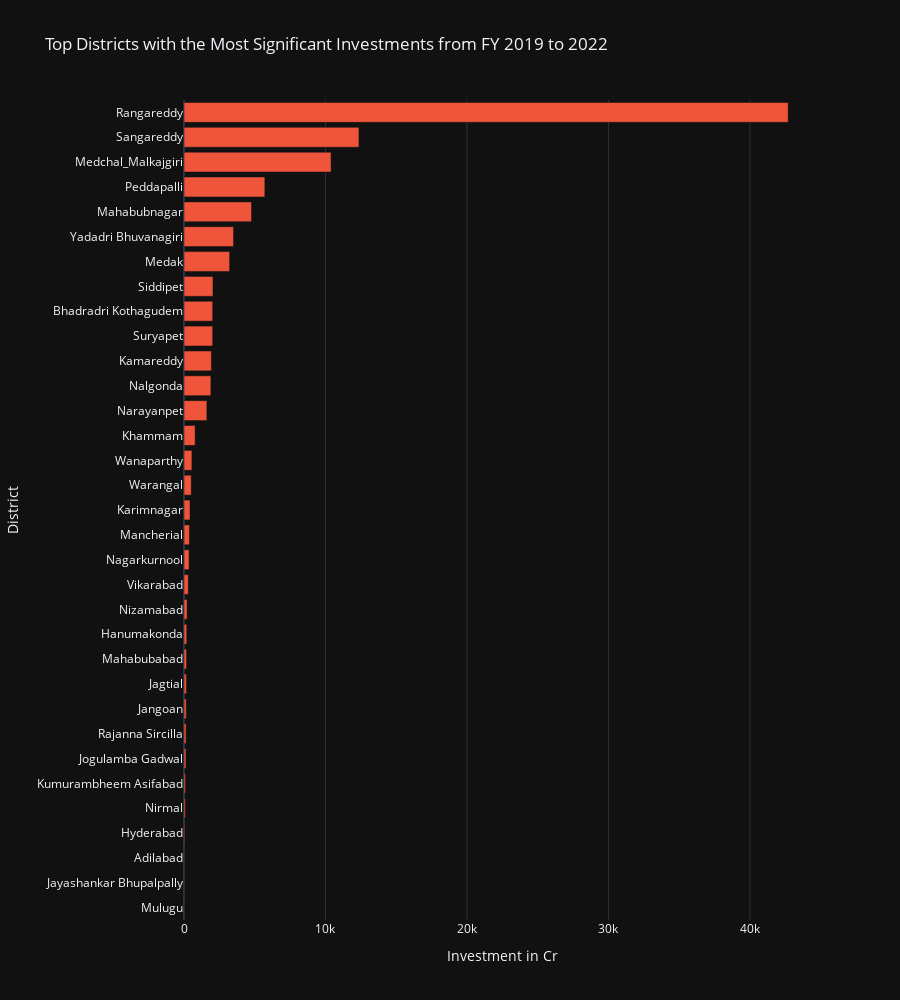

Notebook code for this chart:
### Code cell
# Sort the district_investments DataFrame based on the investment values (from lowest to highest)
sorted_districts_df = district_investments.sort_values(by='investment_in_cr', ascending=True).reset_index(drop=True)

# Plotting
fig = go.Figure(data=[
    go.Bar(name='Investment', 
           y=sorted_districts_df['district'], 
           x=sorted_districts_df['investment_in_cr'], 
           orientation='h',
           marker=dict(color='#EF553B'))
])

# Define the title string
plot_title = "Top Districts with the Most Significant Investments from FY 2019 to 2022"

# Update layout
fig.update_layout(
    title=plot_title,
    xaxis_title='Investment in Cr',
    yaxis_title='District',
    template="plotly_dark",
    height=1000,
    legend=dict(y=-0.1, x=0.4, xanchor='center', orientation='h')
)

# Save the plot (modify the path as per your requirements)
plot_path = f"D:\\Telangana_Growth_Analysis\\notebooks\\plots\\ts_ipass\\8\\{plot_title}.html"
fig.write_html(plot_path)

print(f"Plot saved to {plot_path}")

fig.show()

### Figure 1 — Plotly figure (JSON) as saved in the notebook; plotly's stock layout.template omitted (floating-point values rounded to 4 significant figures)
{"data": [{"marker": {"color": "#EF553B"}, "name": "Investment", "orientation": "h", "type": "bar", "x": [34.04, 35.93, 40.14, 55.8, 92.78, 98.84, 138.1, 147.9, 158.5, 169.5, 179.3, 196.7, 219.1, 304.1, 359.6, 385.5, 425.3, 510.4, 559.8, 786.3, 1616.0, 1902.0, 1937.0, 2028.0, 2029.0, 2047.0, 3224.0, 3500.0, 4772.0, 5715.0, 10390.0, 12370.0, 42710.0], "y": ["Mulugu", "Jayashankar Bhupalpally", "Adilabad", "Hyderabad", "Nirmal", "Kumurambheem Asifabad", "Jogulamba Gadwal", "Rajanna Sircilla", "Jangoan", "Jagtial", "Mahabubabad", "Hanumakonda", "Nizamabad", "Vikarabad", "Nagarkurnool", "Mancherial", "Karimnagar", "Warangal", "Wanaparthy", "Khammam", "Narayanpet", "Nalgonda", "Kamareddy", "Suryapet", "Bhadradri Kothagudem", "Siddipet", "Medak", "Yadadri Bhuvanagiri", "Mahabubnagar", "Peddapalli", "Medchal_Malkajgiri", "Sangareddy", "Rangareddy"]}], "layout": {"height": 1000, "legend": {"orientation": "h", "x": 0.4, "xanchor": "center", "y": -0.1}, "title": {"text": "Top Districts with the Most Significant Investments from FY 2019 to 2022"}, "xaxis": {"title": {"text": "Investment in Cr"}}, "yaxis": {"title": {"text": "District"}}}}
